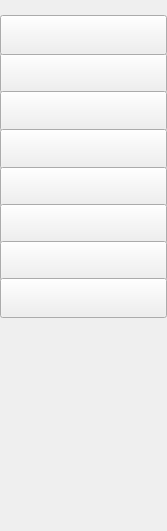
<?xml version="1.0" encoding="UTF-8"?>
<ui version="4.0">
 <class>FunctionBar</class>
 <widget class="QWidget" name="FunctionBar">
  <property name="geometry">
   <rect>
    <x>0</x>
    <y>0</y>
    <width>167</width>
    <height>531</height>
   </rect>
  </property>
  <property name="sizePolicy">
   <sizepolicy hsizetype="Preferred" vsizetype="Ignored">
    <horstretch>0</horstretch>
    <verstretch>0</verstretch>
   </sizepolicy>
  </property>
  <property name="font">
   <font>
    <family>微软雅黑</family>
   </font>
  </property>
  <property name="windowTitle">
   <string>Form</string>
  </property>
  <property name="styleSheet">
   <string notr="true"/>
  </property>
  <widget class="QToolButton" name="accountBtn">
   <property name="geometry">
    <rect>
     <x>0</x>
     <y>53</y>
     <width>167</width>
     <height>40</height>
    </rect>
   </property>
   <property name="font">
    <font>
     <family>微软雅黑</family>
     <pointsize>10</pointsize>
    </font>
   </property>
   <property name="cursor">
    <cursorShape>PointingHandCursor</cursorShape>
   </property>
   <property name="focusPolicy">
    <enum>Qt::NoFocus</enum>
   </property>
   <property name="styleSheet">
    <string notr="true"/>
   </property>
   <property name="text">
    <string/>
   </property>
  </widget>
  <widget class="QToolButton" name="transferBtn">
   <property name="geometry">
    <rect>
     <x>0</x>
     <y>91</y>
     <width>167</width>
     <height>40</height>
    </rect>
   </property>
   <property name="font">
    <font>
     <family>微软雅黑</family>
     <pointsize>10</pointsize>
    </font>
   </property>
   <property name="cursor">
    <cursorShape>PointingHandCursor</cursorShape>
   </property>
   <property name="focusPolicy">
    <enum>Qt::NoFocus</enum>
   </property>
   <property name="text">
    <string/>
   </property>
  </widget>
  <widget class="QToolButton" name="contactBtn">
   <property name="geometry">
    <rect>
     <x>0</x>
     <y>129</y>
     <width>167</width>
     <height>40</height>
    </rect>
   </property>
   <property name="font">
    <font>
     <family>微软雅黑</family>
     <pointsize>10</pointsize>
    </font>
   </property>
   <property name="cursor">
    <cursorShape>PointingHandCursor</cursorShape>
   </property>
   <property name="focusPolicy">
    <enum>Qt::NoFocus</enum>
   </property>
   <property name="text">
    <string/>
   </property>
  </widget>
  <widget class="QToolButton" name="StorageServiceBtn_2">
   <property name="geometry">
    <rect>
     <x>0</x>
     <y>167</y>
     <width>167</width>
     <height>40</height>
    </rect>
   </property>
   <property name="font">
    <font>
     <family>微软雅黑</family>
     <pointsize>10</pointsize>
    </font>
   </property>
   <property name="cursor">
    <cursorShape>PointingHandCursor</cursorShape>
   </property>
   <property name="focusPolicy">
    <enum>Qt::NoFocus</enum>
   </property>
   <property name="text">
    <string/>
   </property>
  </widget>
  <widget class="QToolButton" name="ControlPlatBtn">
   <property name="geometry">
    <rect>
     <x>0</x>
     <y>15</y>
     <width>167</width>
     <height>40</height>
    </rect>
   </property>
   <property name="font">
    <font>
     <family>微软雅黑</family>
     <pointsize>10</pointsize>
    </font>
   </property>
   <property name="cursor">
    <cursorShape>PointingHandCursor</cursorShape>
   </property>
   <property name="focusPolicy">
    <enum>Qt::NoFocus</enum>
   </property>
   <property name="text">
    <string/>
   </property>
  </widget>
  <widget class="QToolButton" name="UploadFileBtn_2">
   <property name="geometry">
    <rect>
     <x>0</x>
     <y>204</y>
     <width>167</width>
     <height>40</height>
    </rect>
   </property>
   <property name="font">
    <font>
     <family>微软雅黑</family>
     <pointsize>10</pointsize>
    </font>
   </property>
   <property name="cursor">
    <cursorShape>PointingHandCursor</cursorShape>
   </property>
   <property name="focusPolicy">
    <enum>Qt::NoFocus</enum>
   </property>
   <property name="text">
    <string/>
   </property>
  </widget>
  <widget class="QToolButton" name="StorageFileBtn_4">
   <property name="geometry">
    <rect>
     <x>0</x>
     <y>241</y>
     <width>167</width>
     <height>40</height>
    </rect>
   </property>
   <property name="font">
    <font>
     <family>微软雅黑</family>
     <pointsize>10</pointsize>
    </font>
   </property>
   <property name="cursor">
    <cursorShape>PointingHandCursor</cursorShape>
   </property>
   <property name="focusPolicy">
    <enum>Qt::NoFocus</enum>
   </property>
   <property name="text">
    <string/>
   </property>
  </widget>
  <widget class="QToolButton" name="DownloadFileBtn">
   <property name="geometry">
    <rect>
     <x>0</x>
     <y>278</y>
     <width>167</width>
     <height>40</height>
    </rect>
   </property>
   <property name="font">
    <font>
     <family>微软雅黑</family>
     <pointsize>10</pointsize>
    </font>
   </property>
   <property name="cursor">
    <cursorShape>PointingHandCursor</cursorShape>
   </property>
   <property name="focusPolicy">
    <enum>Qt::NoFocus</enum>
   </property>
   <property name="text">
    <string/>
   </property>
  </widget>
 </widget>
 <resources/>
 <connections/>
</ui>
